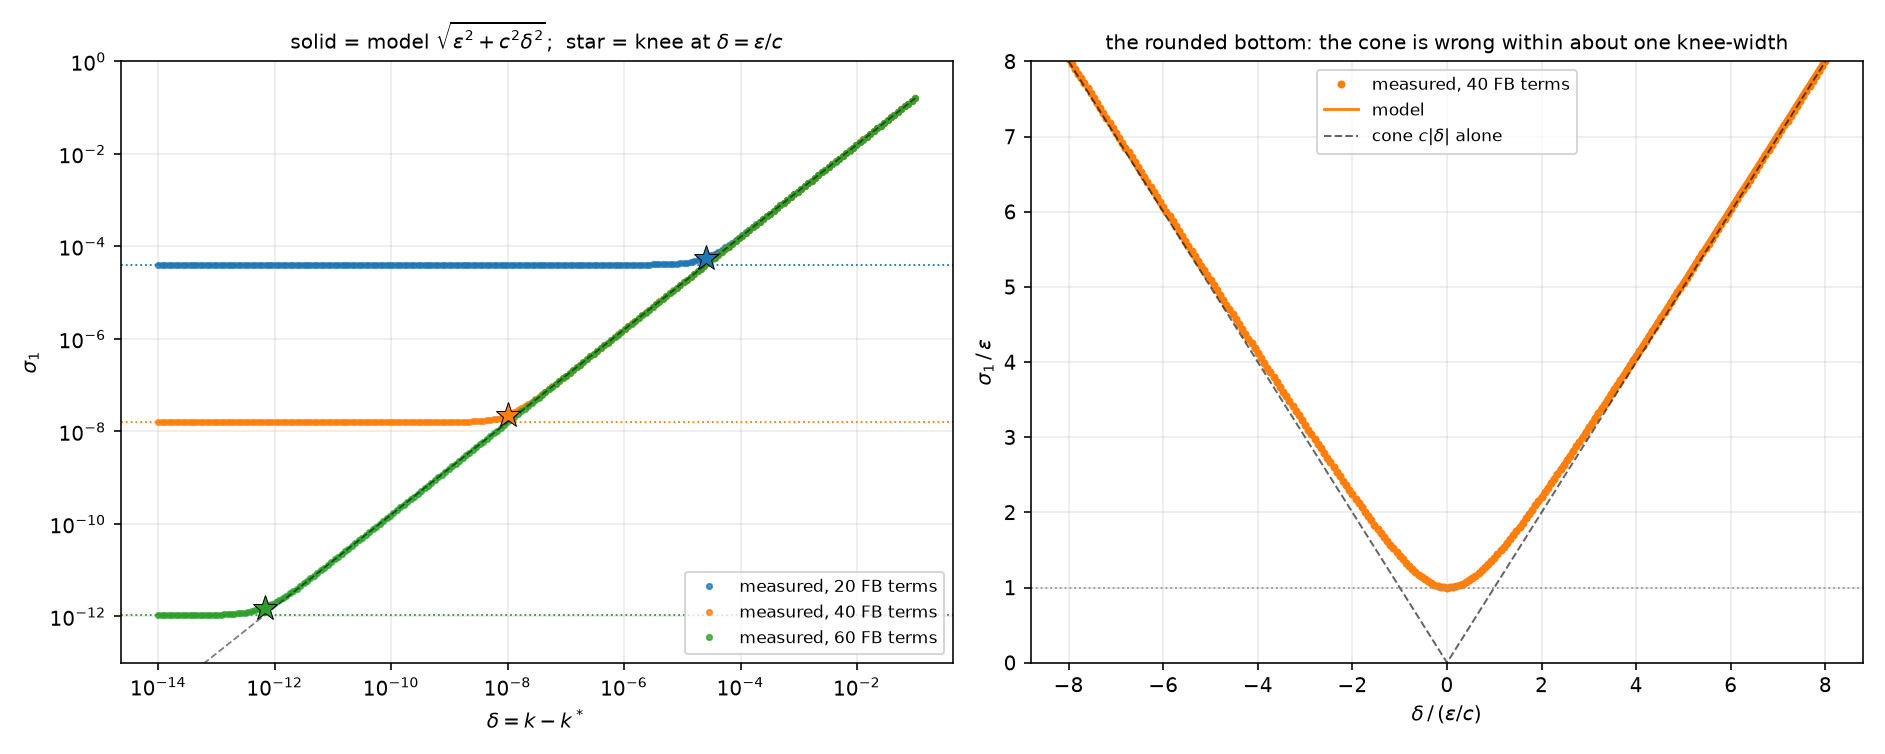

Write Python code to recreate this figure.
"""Regenerate notes/cone_model.png: sigma_1 near an eigenvalue against the local model.

    python notes/cone_model.py

Working script, not tracked. The figure it makes is the clearest single statement of what
`eps` and `c` are and why they are separate parameters -- see the section on it in
notes/handoff_minimization.md.
"""
import warnings

import matplotlib
import numpy as np

matplotlib.use("Agg")
import matplotlib.pyplot as plt  # noqa: E402

from chladni import reference as ref  # noqa: E402
from chladni.geometry import L_shape  # noqa: E402
from chladni.helmholtz import FourierBessel  # noqa: E402
from chladni.mps import MPSPencil  # noqa: E402

warnings.simplefilter("ignore")

NS = (20, 40, 60)
dom = L_shape()
corner = next(c for c in dom.corners if c.is_reentrant)
k0 = np.sqrt(ref.L_shape_eigs(1)[0])

d = np.logspace(-14, -1, 220)
fits, curves, p40 = {}, {}, None
for n in NS:
    b = FourierBessel.at_corner(corner, n=n, domain=dom)
    p = MPSPencil.from_basis(b, dom.bdry_quad(1200),
                             dom.interior_pts(400, rng=np.random.default_rng(0)))
    eps = p.tension(k0**2)
    c = float(np.median([p.tension((k0 + x) ** 2) / x for x in (0.02, 0.03, 0.04)]))
    fits[n], curves[n] = (eps, c), np.array([p.tension((k0 + x) ** 2) for x in d])
    print(f"n={n}: eps={eps:.3e}  c={c:.4f}  eps/c={eps/c:.3e}")
    if n == 40:
        p40 = p

fig, ax = plt.subplots(1, 2, figsize=(13, 5.2))

a = ax[0]
for i, n in enumerate(NS):
    eps, c = fits[n]
    a.loglog(d, curves[n], "o", ms=2.6, color=f"C{i}", alpha=.75,
             label=f"measured, {n} FB terms")
    a.loglog(d, np.sqrt(eps**2 + (c * d) ** 2), "-", color=f"C{i}", lw=1.3, alpha=.9)
    a.axhline(eps, color=f"C{i}", ls=":", lw=.9)
    a.plot([eps / c], [np.sqrt(2) * eps], "*", ms=13, color=f"C{i}",
           markeredgecolor="k", markeredgewidth=.5, zorder=5)
a.loglog(d, 1.6 * d, "k--", lw=.9, alpha=.5)
a.set_xlabel(r"$\delta = k - k^*$")
a.set_ylabel(r"$\sigma_1$")
a.set_title(r"solid = model $\sqrt{\epsilon^2+c^2\delta^2}$;  star = knee at $\delta=\epsilon/c$",
            fontsize=10)
a.legend(loc="lower right", fontsize=8.5)
a.grid(alpha=.25, which="both")
a.set_ylim(1e-13, 1)

b_ = ax[1]
eps, c = fits[40]
dd = np.linspace(-8 * eps / c, 8 * eps / c, 241)
meas = np.array([p40.tension((k0 + x) ** 2) for x in dd])
b_.plot(dd / (eps / c), meas / eps, "o", ms=3, color="C1", label="measured, 40 FB terms")
b_.plot(dd / (eps / c), np.sqrt(eps**2 + (c * dd) ** 2) / eps, "-", color="C1", lw=1.4,
        label="model")
b_.plot(dd / (eps / c), np.abs(c * dd) / eps, "k--", lw=1, alpha=.6,
        label=r"cone $c|\delta|$ alone")
b_.axhline(1.0, color="0.6", ls=":", lw=.9)
b_.set_xlabel(r"$\delta \,/\, (\epsilon/c)$")
b_.set_ylabel(r"$\sigma_1 \,/\, \epsilon$")
b_.set_title("the rounded bottom: the cone is wrong within about one knee-width", fontsize=10)
b_.legend(fontsize=8.5)
b_.grid(alpha=.25)
b_.set_ylim(0, 8)

fig.tight_layout()
fig.savefig("notes/cone_model.png", dpi=145)
print("wrote notes/cone_model.png")
